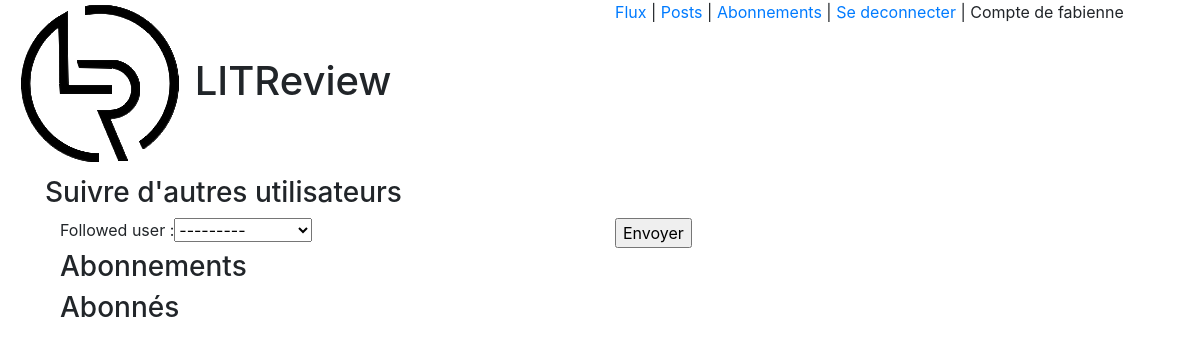
Before: /following/ (signed in) with the older database file.
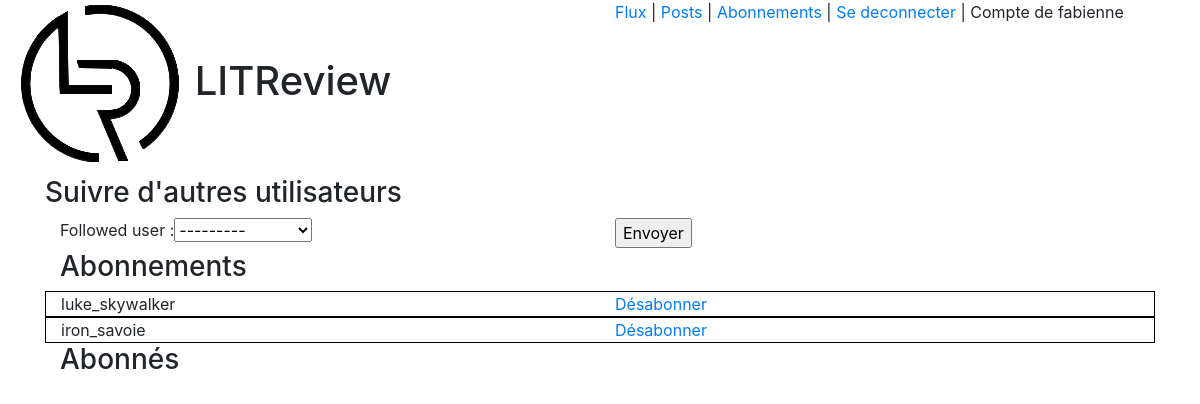
After: the same page with the newer database file.
### library/models.py (models this page shows, shortened)
class UserFollows(models.Model):
    user = models.ForeignKey(
        to=settings.AUTH_USER_MODEL,
        on_delete=models.CASCADE,
        related_name='following',
        help_text=_(""))
    followed_user = models.ForeignKey(
        to=settings.AUTH_USER_MODEL,
        on_delete=models.CASCADE,
        related_name='followed_by',
        help_text=_(""))
    objects = UserFollowsManager()
    class Meta:
        unique_together = (
            "user",
            "followed_user",
        )

### account/models.py (models this page shows)
class User(AbstractUser):
    pass

### library/views.py (the view, shortened to what this page needs)
# urls.py: path('following/', FollowingView.as_view(), name="following"),
class FollowingView(LoginRequiredMixin, CreateView):
    model = UserFollows
    fields = ['followed_user']
    success_url = reverse_lazy('library:following')
    def get_context_data(self, **kwargs) -> Dict:
        context = super().get_context_data(**kwargs)
        context['subscriptions'] = UserFollows.objects.get_users_subscriptions(self.request)
        context['followers'] = UserFollows.objects.get_users_followers(self.request)
        return context

### library/models.py (called while the page is built)
    def get_users_subscriptions(self, request):
        user_subscriptions = UserFollows.objects.filter(user=request.user)
        return user_subscriptions

    def get_users_followers(self, request):
        user_followers = UserFollows.objects.filter(followed_user=request.user)
        return user_followers

### templates/library/userfollows_form.html (shortened to what this page needs)
{% extends 'base.html' %}
{% block content %}
<div class="container">
    <div class="row">
        <h3>Suivre d'autres utilisateurs</h3>
    </div>
    <form method="post">
        <div class="row">
            <div class="col">
                {{ form }}
            </div>
            <div class="col">
                <input type="submit" value="Envoyer">
            </div>
        </div>
    </form>
</div>
<div class="container">
    <div class="row">
        <div class="col">
            <h3>Abonnements</h3>
        </div>
    </div>
    {% for subscription in subscriptions %}
    <div class="row framed">
        <div class="col">
            {{ subscription.followed_user.username }}
        </div>
        <div class="col">
            <a href="{% url 'library:delete_subscription' subscription.id %}">Désabonner</a>
        </div>
    </div>
    {% endfor %}
</div>
<div class="container">
    <div class="row">
        <div class="col">
            <h3>Abonnés</h3>
        </div>
    </div>
</div>
{% endblock %}

Changed rows visible on the page:
added UserFollows: followed_user.username "luke_skywalker"
added UserFollows: followed_user.username "iron_savoie"
